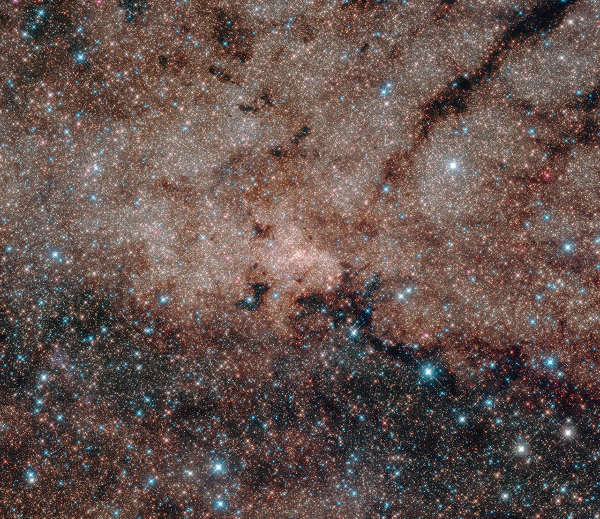
#> input picture Version 1/Images/Hubble.png, 1200 x 1037 px, found by its file name (shown at 1/2 size)
$ python Blackhole.py
#> lines starting #> are read from the running program, lines starting #| are printed output that depends on the picture
### Version 1/Schwarzschild/Utilities.py
import numpy as np
from scipy.interpolate import interp1d

# [6 lines left out: function spherical_to_cartesian, not called in this run]

def cartesian_to_spherical(x, y, z, camera_position):
    """Convert 3D cartesian points into a spherical coordinate system"""
    r = np.sqrt((x - camera_position[0])**2 + (y - camera_position[1])**2 + (z - camera_position[2])**2)
    theta = np.arccos(z / r)
    phi = np.arctan2(y - camera_position[1], x - camera_position[0])
    return r, theta, phi

# [55 lines left out: functions basic_deflection_angle, deviated_angle, rotation_matrix, interpolate, adjust_phi, create_circle_points, not called in this run]

### Version 1/Schwarzschild/Blackhole.py
from Utilities import *
from tqdm import trange
from tqdm import tqdm

import matplotlib.pyplot as plt
import numpy as np
import pandas as pd
from scipy.integrate import solve_ivp  # Integrate ord diff eqs
from scipy.interpolate import griddata
from scipy.spatial import KDTree
from PIL import Image


class black_hole():
    def __init__(self, schwarzschild_radius, photon_shooter_loc, viewport_loc, image_path, resize_length, fov_side, fov_above):
        ## Physics parts
        self.Rs = schwarzschild_radius
        self.R_isco = 1.5 * self.Rs
        self.photon_loc = photon_shooter_loc
        self.Dist = viewport_loc
        self.limits = self.photon_loc * 2
        self.viewport_loc = viewport_loc

        ## Ray tracing parts
        self.image_path = image_path
        self.resize_length = resize_length
        self.fov_side = fov_side
        self.fov_above = fov_above
        self.image_bounds =  50
        image = self.open_image()
        self.image_width, self.image_height = image.size

    # [10 lines left out: functions photon_geodesic_eq, stop_, not called in this run]

    stop_.terminal = True

    # [176 lines left out: functions solver, check_plot, check_plot_multiples, refine_alpha, find_minimum_deviation, not called in this run]

    def open_image(self):
        im = Image.open(self.image_path)
#> im is the input picture: PIL image 1200x1037 RGB; mean R, G, B 100.8, 82.9, 78.5
        im_length, im_width = im.size
#> im_length = 1200; im_width = 1037
        aspect_ratio = im_length / im_width
#> aspect_ratio = 1.16
        resized_width = int(1 / aspect_ratio * self.resize_length)
#> resized_width = 864

        final_image = im.resize((self.resize_length, resized_width), Image.LANCZOS)
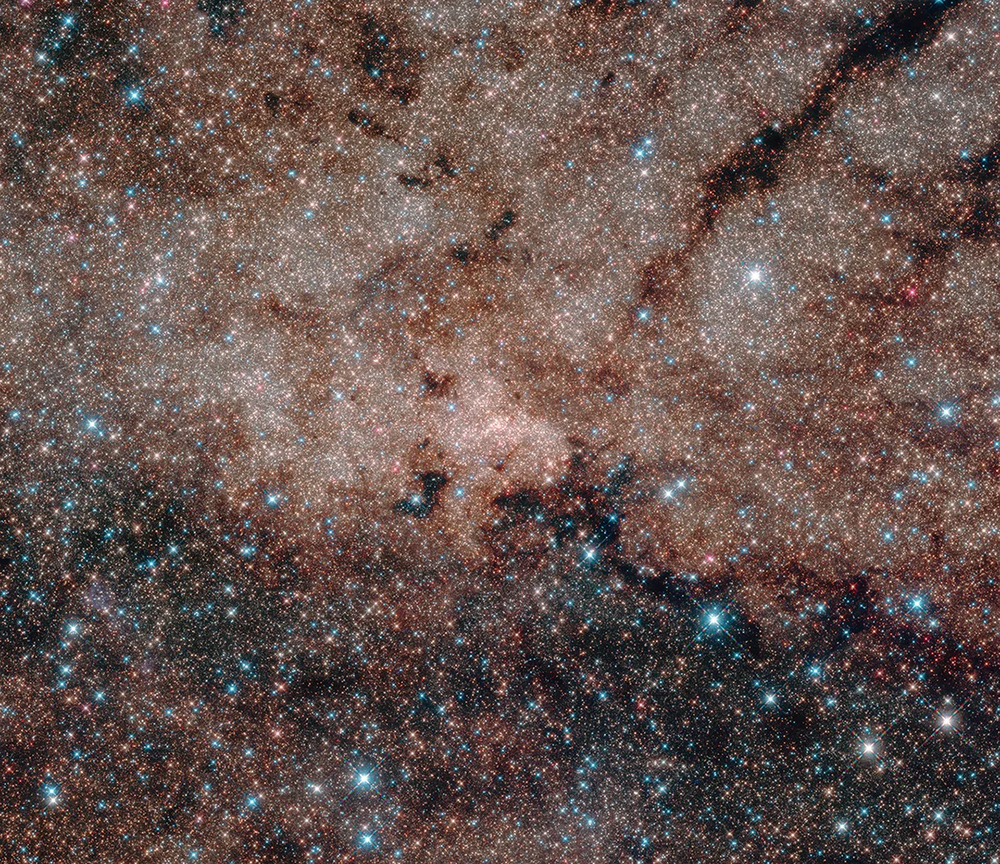
#> final_image: PIL image 1000x864 RGB; mean R, G, B 100.7, 82.9, 78.5
        return final_image

    # [31 lines left out: functions interpolate_limit, compute_nearest_pixel, not called in this run]

    def rotate_and_process(self, distance_from_bh = 8):
        ## Define the camera
#> called with distance_from_bh = 8
        camera_position = [self.photon_loc, 0, 0]

        # Create a meshgrid for Y and Z centered around 0
        self.aspect_ratio = self.image_height / self.image_width
        # Set the bounds for Y and Z
        y_min, y_max = -self.image_bounds * self.Rs, self.image_bounds * self.Rs
        z_min, z_max = -self.image_bounds * self.Rs, self.image_bounds * self.Rs

        y = np.linspace(y_min * self.aspect_ratio, y_max * self.aspect_ratio, self.image_height)
#> y = 864 values from -216 to 216
        z = np.linspace(z_min , z_max, self.image_width)
#> z = 1000 values from -250 to 250
        Y, Z = np.meshgrid(z, y)
        X = np.full_like(Y, -distance_from_bh * self.Rs)

        spherical_coords = np.array([cartesian_to_spherical(X[i, j], Y[i, j], Z[i, j], camera_position) for i in range(len(Y)) for j in range(len(Y[i]))])
        df = pd.DataFrame(spherical_coords, columns=['r', 'theta', 'phi'])


        cartesian_coords = np.array([spherical_to_cartesian(theta, phi, r) for r, theta, phi in
                                     zip(df['r'], df['theta'], df['phi'])])

        # Add Cartesian coordinates to the DataFrame and rotation angles
        df['X_no_bh'] = cartesian_coords[:, 0]
        df['Y_no_bh'] = cartesian_coords[:, 1]
        df['Z_no_bh'] = cartesian_coords[:, 2]

        df['β'] = - np.arctan(df['Z_no_bh']/df['Y_no_bh'])

        X_no_bh = df['X_no_bh'].values
        Y_no_bh = df['Y_no_bh'].values
        Z_no_bh = df['Z_no_bh'].values
        beta = df['β'].values

        rotated_coords = np.zeros((len(df), 3))
        # Apply the rotation matrix to each set of coordinates
        for i in trange(len(df), desc='Rotating coordinates'):
            coords = np.array([X_no_bh[i], Y_no_bh[i], Z_no_bh[i]])
            rotation_matrix_x = rotation_matrix(beta[i])
            rotated_coords[i] = np.dot(rotation_matrix_x, coords)

        ## Create flags on what to compute and what not to compute based on minimum angle after squashing.
        df['X_no_bh_rot'] = rotated_coords[:, 0]
        df['Y_no_bh_rot'] = rotated_coords[:, 1]
        df['Z_no_bh_rot'] = rotated_coords[:, 2]

        ## Compute all the phi angles by rotating ''X_no_bh_rot'', 'Y_no_bh_rot' and 'Z_no_bh_rot' into spherical coordinates
        # and use that to solve for the geodesic equation. But mark which ones to solve by filtering it out.

        spherical_rot_coords = np.array(
            [cartesian_to_spherical(x, y, z, camera_position) for x, y, z in rotated_coords])

        df['r_rot'] = spherical_rot_coords[:, 0]
        df['theta_rot'] = spherical_rot_coords[:, 1]
        df['phi_rot'] = spherical_rot_coords[:, 2]

        # Filter based on phi angles
        phi_threshold = self.find_minimum_deviation()  # Adjust this threshold as needed
        df['valid'] = np.pi - np.abs(df['phi_rot'])   > phi_threshold

        ## Solve the geodesic equation for all the phi and r angles marked as 'True'.
        #  For each of the phi angles, we have to rotate the datapoints back and limit it to
        #  when the X_coordinate reaches a limit. Use linear interpolation to do that.
        #  But don't use the dataframe to store data. Only use the dataframe to store it once these
        #  operations are done

        df['X_geo_limit'] = np.nan
        df['Y_geo_limit'] = np.nan
        df['Z_geo_limit'] = np.nan

        X_limit = -distance_from_bh * self.Rs - camera_position[0]  ## Measure from camera.

        for index, row in tqdm(df[df['valid']].iterrows(), total=df[df['valid']].shape[0], desc= 'Calculating geodesics'):
            r_solver, phi_solver = self.solver(row['phi_rot'], self.photon_loc)
            x_geo, y_geo, z_geo = spherical_to_cartesian(np.pi / 2, phi_solver, r_solver)
            beta_angle = row['β']
            rotation_matrix_inverse = rotation_matrix(-beta_angle)
            x_geo_rotated,y_geo_rotated, z_geo_rotated \
                = np.dot(rotation_matrix_inverse, np.array([x_geo, y_geo, z_geo]))

            x_geo_limit, y_geo_limit, z_geo_limit = \
                self.interpolate_limit(x_geo_rotated,y_geo_rotated, z_geo_rotated, X_limit)

            # Do a check on the y_geo_limit and z_geo_limit, whether both is within the image bounds meshgrid.
            # If any one of them is beyond the image bounds meshgrid return np.nan for all 3 coordinates.


            if ((y_min <= y_geo_limit <= y_max) and (z_min <= z_geo_limit <= z_max)):
                x_geo_limit, y_geo_limit, z_geo_limit = x_geo_limit, y_geo_limit, z_geo_limit
            else:
                x_geo_limit, y_geo_limit, z_geo_limit = np.nan, np.nan, np.nan


            df.at[index, 'X_geo_limit'] = x_geo_limit
            df.at[index, 'Y_geo_limit'] = y_geo_limit
            df.at[index, 'Z_geo_limit'] = z_geo_limit

        df.to_csv('Crucial_info.csv')
        return df

    def relocate_pixels(self):
        image = self.open_image()
        image_array = np.array(image)
        height, width, _ = image_array.shape
        self.aspect_ratio = height / width

        try:
            pixel_locations = pd.read_csv('Crucial_info.csv')
            df = pixel_locations.copy()
            if len(df) != height * width:
                raise ValueError
        except (FileNotFoundError, ValueError):
            df = self.rotate_and_process()
            pixel_locations = df.iloc[:, [3, 4, 5, 14, 15, 16]]


        # Flatten the image array to map RGB values
        rgb_values = image_array.reshape(-1, 3)

        # Add the RGB values to the DataFrame
        pixel_locations['R_orig'] = rgb_values[:, 0]
        pixel_locations['G_orig'] = rgb_values[:, 1]
        pixel_locations['B_orig'] = rgb_values[:, 2]

        # Prepare data for KDTree
        no_bh_coords = df[['Y_no_bh', 'Z_no_bh']].dropna().to_numpy()

        tree = KDTree(no_bh_coords)

        # [5 lines left out: function find_closest_index, not called in this run]

        closest_indices = pixel_locations.apply(find_closest_index, axis=1)

        pixel_locations['Ray_belong_to'] = closest_indices

        valid_indices = ~pixel_locations['Ray_belong_to'].isna()
        valid_rows = pixel_locations.loc[valid_indices]

        pixel_locations.loc[valid_indices, 'R_mod'] = valid_rows.apply(
            lambda row: pixel_locations.loc[int(row['Ray_belong_to']), 'R_orig'], axis=1
        )
        pixel_locations.loc[valid_indices, 'G_mod'] = valid_rows.apply(
            lambda row: pixel_locations.loc[int(row['Ray_belong_to']), 'G_orig'], axis=1
        )
        pixel_locations.loc[valid_indices, 'B_mod'] = valid_rows.apply(
            lambda row: pixel_locations.loc[int(row['Ray_belong_to']), 'B_orig'], axis=1
        )
        pixel_locations.to_csv('Pixel_information.csv')
        return pixel_locations

    def create_scene_matplotlib(self):

        try :
            pl = pd.read_csv('Pixel_information.csv')
            if len(pl) != self.image_width * self.image_height:
                raise ValueError
        except (FileNotFoundError, ValueError):
            pl = self.relocate_pixels()

        ## Picture modified by BH
        Y_no_bh = pl['Y_no_bh']
        Z_no_bh = pl['Z_no_bh']
        R_mod = pl['R_mod'] / 255.0
        G_mod = pl['G_mod'] / 255.0
        B_mod = pl['B_mod'] / 255.0

        # Combine the RGB values into a single array
        colors = np.array([R_mod, G_mod, B_mod]).T


        # Create the scatter plot
        plt.style.use('dark_background')
        fig, ax = plt.subplots(1, 1, figsize=(20, 10))

        # Original image subplot

        ax.scatter(Y_no_bh, -Z_no_bh, c=colors, marker='s')
        ax.set_aspect('equal', adjustable='box')
        ax.axis('off')

        # Show the plot
        plt.show()

    # [40 lines left out: function create_scene_PIL, not called in this run]

if __name__ == "__main__":
    Rs = 5
    D = 10 * Rs  ## Distance of the photon shooter to BH. This is literally the camera position.
    Dv = D - Rs
    resize_length = 1000
    fov_side = 130
    fov_above = 65
    R_isco = 1.5 * Rs  ## Because this is the schwarszchild blackhole

    Blackhole = black_hole(Rs, D, Dv, 'Hubble.png', resize_length, fov_side, fov_above)
#> (the run stopped early here; a loop or call above may not have finished)
